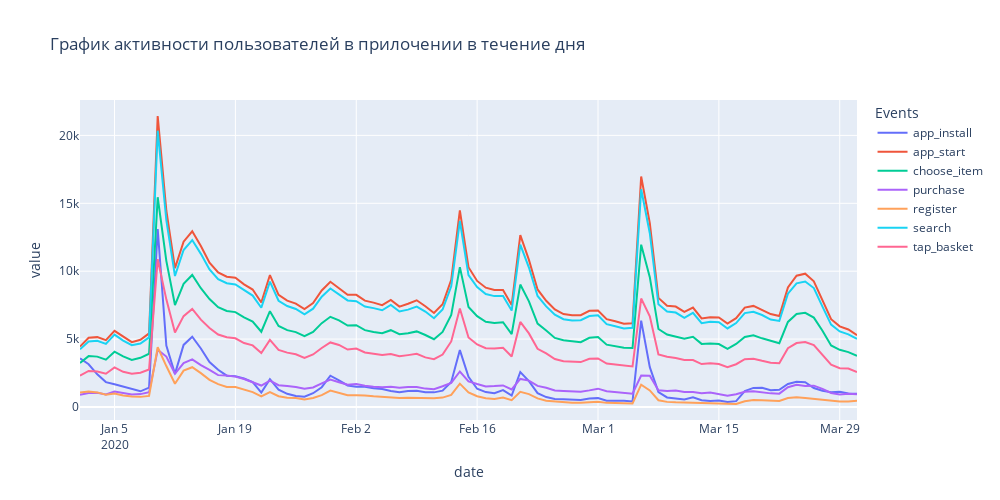

Notebook source saved alongside this figure:
### Markdown cell above
## Анализ воронки продаж и эффективности каналов привлечения

### Code cell
# группируем данные по дате и типу события и с помощью метода size выводим количество событий по дням
groupped_events = data_df.groupby(
    ['date', 'event']
).size()
# с помощью метода unstack формируем DataFrame из полученных данных
daily_active = groupped_events.unstack(level='event')
daily_active.columns.name = 'Events'

# создаем график с событиями по дням
fig = px.line(
    data_frame=daily_active,
    height=500,
    width=1000,
    title='График активности пользователей в прилочении в течение дня'
)

fig.show()
